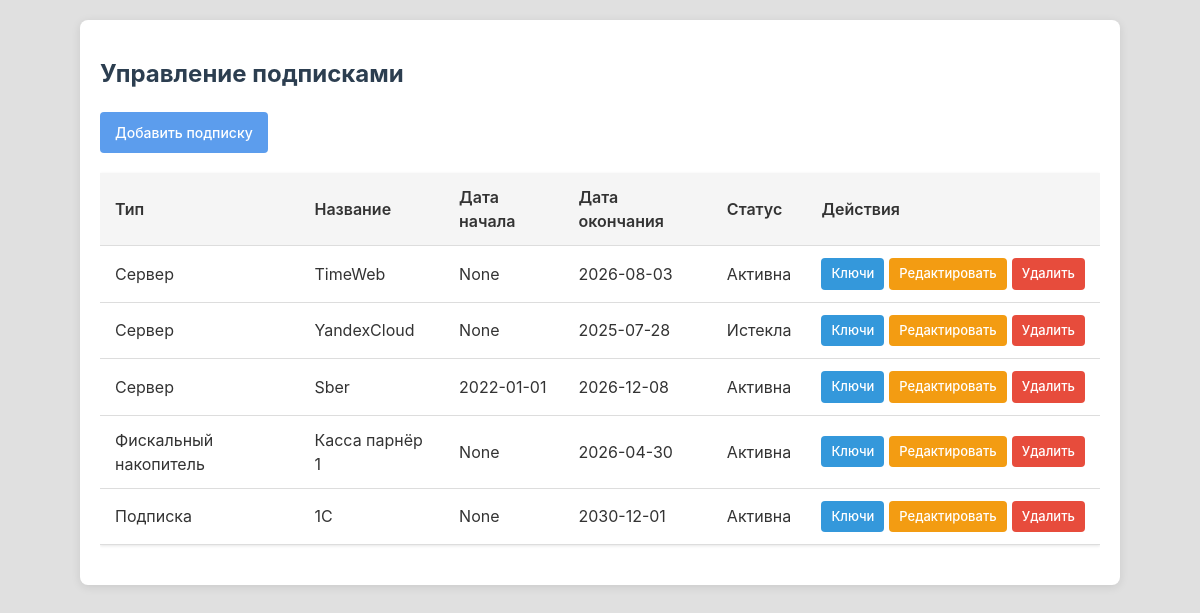
The page / on the database its author committed.
### tables this page shows
CREATE TABLE subscriptions
                 (id TEXT PRIMARY KEY,
                  type TEXT NOT NULL,
                  name TEXT NOT NULL,
                  start_date TEXT,
                  end_date TEXT NOT NULL,
                  status TEXT NOT NULL);

### subscriptions_service.py (the view)
@app.route('/')
def index():
    conn = sqlite3.connect('subscriptions.db')
    c = conn.cursor()
    c.execute('SELECT * FROM subscriptions')
    subscriptions = []
    current_date = date.today()
    for row in c.fetchall():
        end_date = datetime.strptime(row[4], '%Y-%m-%d').date()
        status = row[5].strip().lower()
        if end_date < current_date and status != 'expired':
            c.execute('UPDATE subscriptions SET status = ? WHERE id = ?', ('expired', row[0]))
            conn.commit()
            status = 'expired'
        subscriptions.append({
            'id': row[0], 'type': row[1], 'name': row[2],
            'start_date': row[3], 'end_date': row[4], 'status': status,
        })
    conn.close()
    return render_template('index.html', subscriptions=subscriptions)

### templates/index.html (shortened to what this page needs)
<!DOCTYPE html>
<html lang="ru">
<head>
    <link rel="stylesheet" href="{{ url_for('static', filename='style.css') }}">
</head>
<body>
    <div class="container">
        <h1>Управление подписками</h1>
        <div class="button-group">
            <a href="{{ url_for('add_subscription') }}" class="btn btn-primary">Добавить подписку</a>
        </div>
        <div class="table-container">
            <table>
                <thead>
                    <tr>
                        <th>Тип</th>
                        <th>Название</th>
                        <th>Дата начала</th>
                        <th>Дата окончания</th>
                        <th>Статус</th>
                        <th>Действия</th>
                    </tr>
                </thead>
                <tbody>
                    {% for sub in subscriptions %}
                        <tr>
                            <td>{{ sub.type }}</td>
                            <td>{{ sub.name }}</td>
                            <td>{{ sub.start_date }}</td>
                            <td>{{ sub.end_date }}</td>
                            <td>
                                {% set status = sub.status|trim|lower %}
                                {% if status == 'active' %}
                                    <span class="status-active">Активна</span>
                                {% elif status == 'inactive' %}
                                    <span class="status-inactive">Неактивна</span>
                                {% elif status == 'expired' %}
                                    <span class="status-expired">Истекла</span>
                                {% else %}
                                    <span class="status-unknown">Неизвестный ({{ status }})</span>
                                {% endif %}
                            </td>
                            <td>
                                <div class="action-buttons">
                                    <a href="{{ url_for('keys', subscription_id=sub.id) }}" class="btn btn-info">Ключи</a>
                                    <a href="{{ url_for('edit_subscription', id=sub.id) }}" class="btn btn-warning">Редактировать</a>
                                    <a href="{{ url_for('delete_subscription', id=sub.id) }}" class="btn btn-danger" onclick="return confirm('Удалить подписку и все связанные ключи?')">Удалить</a>
                                </div>
                            </td>
                        </tr>
                    {% endfor %}
                </tbody>
            </table>
        </div>
    </div>
</body>
</html>

### static/style.css (style rules this page uses)
body { font-family: -apple-system, BlinkMacSystemFont, 'Segoe UI', Roboto, sans-serif; background-color: #e0e0e0; color: #333; margin: 0; padding: 20px; line-height: 1.5; }
.container { max-width: 1000px; margin: 0 auto; background: #ffffff; padding: 20px; border-radius: 8px; box-shadow: 0 2px 10px rgba(0, 0, 0, 0.1); }
h1 { font-size: 24px; margin-bottom: 20px; color: #2c3e50; }
.button-group { display: flex; gap: 10px; margin-top: 20px; }
.btn { padding: 10px 15px; font-size: 14px; border: none; border-radius: 4px; cursor: pointer; transition: all 0.3s; text-align: center; text-decoration: none; display: inline-block; font-weight: 500; }
.btn-primary { background-color: #5c9ded; color: #fff; }
.btn-info { background-color: #3498db; color: #fff; }
.btn-warning { background-color: #f39c12; color: #fff; }
.btn-danger { background-color: #e74c3c; color: #fff; }
table { width: 100%; border-collapse: collapse; margin: 20px 0; background: #fff; box-shadow: 0 1px 3px rgba(0, 0, 0, 0.1); }
th, td { padding: 12px 15px; text-align: left; border-bottom: 1px solid #ddd; }
th { background-color: #f5f5f5; font-weight: 600; color: #333; }
.action-buttons { display: flex; gap: 5px; }
.action-buttons .btn { padding: 6px 10px; font-size: 13px; }
.table-container { overflow-x: auto; }

### rows shown on the page
subscriptions: type "Сервер", name "TimeWeb", start_date "None", end_date "2026-08-03", shows "Активна"
subscriptions: type "Сервер", name "YandexCloud", start_date "None", end_date "2025-07-28", shows "Истекла"
subscriptions: type "Сервер", name "Sber", start_date "2022-01-01", end_date "2026-12-08", shows "Активна"
subscriptions: type "Фискальный накопитель", name "Касса парнёр 1", start_date "None", end_date "2026-04-30", shows "Активна"
subscriptions: type "Подписка", name "1С", start_date "None", end_date "2030-12-01", shows "Активна"
